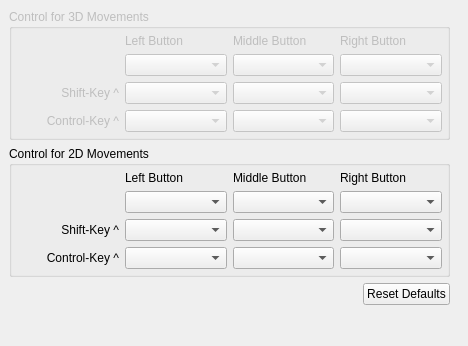
<ui version="4.0" >
 <class>GlobalGraphViewOptions</class>
 <widget class="QWidget" name="GlobalGraphViewOptions" >
  <property name="geometry" >
   <rect>
    <x>0</x>
    <y>0</y>
    <width>468</width>
    <height>346</height>
   </rect>
  </property>
  <property name="windowTitle" >
   <string>Form</string>
  </property>
  <widget class="QStackedWidget" name="stackedWidget" >
   <property name="geometry" >
    <rect>
     <x>0</x>
     <y>0</y>
     <width>459</width>
     <height>376</height>
    </rect>
   </property>
   <property name="currentIndex" >
    <number>0</number>
   </property>
   <widget class="QWidget" name="Camera" >
    <layout class="QGridLayout" >
     <property name="leftMargin" >
      <number>9</number>
     </property>
     <property name="topMargin" >
      <number>9</number>
     </property>
     <property name="rightMargin" >
      <number>9</number>
     </property>
     <property name="bottomMargin" >
      <number>9</number>
     </property>
     <property name="horizontalSpacing" >
      <number>6</number>
     </property>
     <property name="verticalSpacing" >
      <number>6</number>
     </property>
     <item row="0" column="0" >
      <widget class="QGroupBox" name="groupBox_8" >
       <property name="enabled" >
        <bool>false</bool>
       </property>
       <property name="title" >
        <string>Control for 3D Movements</string>
       </property>
       <layout class="QGridLayout" >
        <property name="leftMargin" >
         <number>5</number>
        </property>
        <property name="topMargin" >
         <number>5</number>
        </property>
        <property name="rightMargin" >
         <number>5</number>
        </property>
        <property name="bottomMargin" >
         <number>5</number>
        </property>
        <property name="horizontalSpacing" >
         <number>6</number>
        </property>
        <property name="verticalSpacing" >
         <number>6</number>
        </property>
        <item row="2" column="1" >
         <widget class="QComboBox" name="comboBoxCamera3D_4" >
          <property name="minimumContentsLength" >
           <number>0</number>
          </property>
          <property name="duplicatesEnabled" >
           <bool>false</bool>
          </property>
         </widget>
        </item>
        <item row="1" column="1" >
         <widget class="QComboBox" name="comboBoxCamera3D" >
          <property name="minimumContentsLength" >
           <number>0</number>
          </property>
          <property name="duplicatesEnabled" >
           <bool>false</bool>
          </property>
         </widget>
        </item>
        <item row="3" column="1" >
         <widget class="QComboBox" name="comboBoxCamera3D_7" >
          <property name="minimumContentsLength" >
           <number>0</number>
          </property>
          <property name="duplicatesEnabled" >
           <bool>false</bool>
          </property>
         </widget>
        </item>
        <item row="0" column="1" >
         <widget class="QLabel" name="label_21" >
          <property name="text" >
           <string>Left Button</string>
          </property>
         </widget>
        </item>
        <item row="0" column="3" >
         <widget class="QLabel" name="label_18" >
          <property name="text" >
           <string>Right Button</string>
          </property>
         </widget>
        </item>
        <item row="0" column="2" >
         <widget class="QLabel" name="label_20" >
          <property name="text" >
           <string>Middle Button</string>
          </property>
         </widget>
        </item>
        <item row="3" column="2" >
         <widget class="QComboBox" name="comboBoxCamera3D_8" >
          <property name="minimumContentsLength" >
           <number>0</number>
          </property>
          <property name="duplicatesEnabled" >
           <bool>false</bool>
          </property>
         </widget>
        </item>
        <item row="2" column="2" >
         <widget class="QComboBox" name="comboBoxCamera3D_5" >
          <property name="minimumContentsLength" >
           <number>0</number>
          </property>
          <property name="duplicatesEnabled" >
           <bool>false</bool>
          </property>
         </widget>
        </item>
        <item row="1" column="2" >
         <widget class="QComboBox" name="comboBoxCamera3D_2" >
          <property name="minimumContentsLength" >
           <number>0</number>
          </property>
          <property name="duplicatesEnabled" >
           <bool>false</bool>
          </property>
         </widget>
        </item>
        <item row="3" column="3" >
         <widget class="QComboBox" name="comboBoxCamera3D_9" >
          <property name="minimumContentsLength" >
           <number>0</number>
          </property>
          <property name="duplicatesEnabled" >
           <bool>false</bool>
          </property>
         </widget>
        </item>
        <item row="2" column="3" >
         <widget class="QComboBox" name="comboBoxCamera3D_6" >
          <property name="minimumContentsLength" >
           <number>0</number>
          </property>
          <property name="duplicatesEnabled" >
           <bool>false</bool>
          </property>
         </widget>
        </item>
        <item row="1" column="3" >
         <widget class="QComboBox" name="comboBoxCamera3D_3" >
          <property name="minimumContentsLength" >
           <number>0</number>
          </property>
          <property name="duplicatesEnabled" >
           <bool>false</bool>
          </property>
         </widget>
        </item>
        <item row="3" column="0" >
         <widget class="QLabel" name="label_19" >
          <property name="text" >
           <string>Control-Key ^</string>
          </property>
          <property name="alignment" >
           <set>Qt::AlignRight|Qt::AlignTrailing|Qt::AlignVCenter</set>
          </property>
         </widget>
        </item>
        <item row="2" column="0" >
         <widget class="QLabel" name="label_22" >
          <property name="text" >
           <string>Shift-Key ^</string>
          </property>
          <property name="alignment" >
           <set>Qt::AlignRight|Qt::AlignTrailing|Qt::AlignVCenter</set>
          </property>
         </widget>
        </item>
       </layout>
      </widget>
     </item>
     <item row="2" column="0" >
      <layout class="QHBoxLayout" >
       <property name="spacing" >
        <number>6</number>
       </property>
       <property name="leftMargin" >
        <number>0</number>
       </property>
       <property name="topMargin" >
        <number>0</number>
       </property>
       <property name="rightMargin" >
        <number>0</number>
       </property>
       <property name="bottomMargin" >
        <number>0</number>
       </property>
       <item>
        <spacer>
         <property name="orientation" >
          <enum>Qt::Horizontal</enum>
         </property>
         <property name="sizeHint" >
          <size>
           <width>40</width>
           <height>20</height>
          </size>
         </property>
        </spacer>
       </item>
       <item>
        <widget class="QPushButton" name="resetCameraDefault" >
         <property name="sizePolicy" >
          <sizepolicy vsizetype="Fixed" hsizetype="Fixed" >
           <horstretch>0</horstretch>
           <verstretch>0</verstretch>
          </sizepolicy>
         </property>
         <property name="text" >
          <string>Reset Defaults</string>
         </property>
        </widget>
       </item>
      </layout>
     </item>
     <item row="3" column="0" >
      <spacer>
       <property name="orientation" >
        <enum>Qt::Vertical</enum>
       </property>
       <property name="sizeHint" >
        <size>
         <width>20</width>
         <height>40</height>
        </size>
       </property>
      </spacer>
     </item>
     <item row="1" column="0" >
      <widget class="QGroupBox" name="groupBox_2D" >
       <property name="title" >
        <string>Control for 2D Movements</string>
       </property>
       <layout class="QGridLayout" >
        <property name="leftMargin" >
         <number>5</number>
        </property>
        <property name="topMargin" >
         <number>5</number>
        </property>
        <property name="rightMargin" >
         <number>5</number>
        </property>
        <property name="bottomMargin" >
         <number>5</number>
        </property>
        <property name="horizontalSpacing" >
         <number>6</number>
        </property>
        <property name="verticalSpacing" >
         <number>6</number>
        </property>
        <item row="2" column="1" >
         <widget class="QComboBox" name="comboBoxCamera2D_4" >
          <property name="minimumContentsLength" >
           <number>0</number>
          </property>
          <property name="duplicatesEnabled" >
           <bool>false</bool>
          </property>
         </widget>
        </item>
        <item row="1" column="1" >
         <widget class="QComboBox" name="comboBoxCamera2D" >
          <property name="minimumContentsLength" >
           <number>0</number>
          </property>
          <property name="duplicatesEnabled" >
           <bool>false</bool>
          </property>
         </widget>
        </item>
        <item row="3" column="1" >
         <widget class="QComboBox" name="comboBoxCamera2D_7" >
          <property name="minimumContentsLength" >
           <number>0</number>
          </property>
          <property name="duplicatesEnabled" >
           <bool>false</bool>
          </property>
         </widget>
        </item>
        <item row="0" column="1" >
         <widget class="QLabel" name="label_23" >
          <property name="text" >
           <string>Left Button</string>
          </property>
         </widget>
        </item>
        <item row="0" column="3" >
         <widget class="QLabel" name="label_24" >
          <property name="text" >
           <string>Right Button</string>
          </property>
         </widget>
        </item>
        <item row="0" column="2" >
         <widget class="QLabel" name="label_25" >
          <property name="text" >
           <string>Middle Button</string>
          </property>
         </widget>
        </item>
        <item row="3" column="2" >
         <widget class="QComboBox" name="comboBoxCamera2D_8" >
          <property name="minimumContentsLength" >
           <number>0</number>
          </property>
          <property name="duplicatesEnabled" >
           <bool>false</bool>
          </property>
         </widget>
        </item>
        <item row="2" column="2" >
         <widget class="QComboBox" name="comboBoxCamera2D_5" >
          <property name="minimumContentsLength" >
           <number>0</number>
          </property>
          <property name="duplicatesEnabled" >
           <bool>false</bool>
          </property>
         </widget>
        </item>
        <item row="1" column="2" >
         <widget class="QComboBox" name="comboBoxCamera2D_2" >
          <property name="minimumContentsLength" >
           <number>0</number>
          </property>
          <property name="duplicatesEnabled" >
           <bool>false</bool>
          </property>
         </widget>
        </item>
        <item row="3" column="3" >
         <widget class="QComboBox" name="comboBoxCamera2D_9" >
          <property name="minimumContentsLength" >
           <number>0</number>
          </property>
          <property name="duplicatesEnabled" >
           <bool>false</bool>
          </property>
         </widget>
        </item>
        <item row="2" column="3" >
         <widget class="QComboBox" name="comboBoxCamera2D_6" >
          <property name="minimumContentsLength" >
           <number>0</number>
          </property>
          <property name="duplicatesEnabled" >
           <bool>false</bool>
          </property>
         </widget>
        </item>
        <item row="1" column="3" >
         <widget class="QComboBox" name="comboBoxCamera2D_3" >
          <property name="minimumContentsLength" >
           <number>0</number>
          </property>
          <property name="duplicatesEnabled" >
           <bool>false</bool>
          </property>
         </widget>
        </item>
        <item row="3" column="0" >
         <widget class="QLabel" name="label_26" >
          <property name="text" >
           <string>Control-Key ^</string>
          </property>
          <property name="alignment" >
           <set>Qt::AlignRight|Qt::AlignTrailing|Qt::AlignVCenter</set>
          </property>
         </widget>
        </item>
        <item row="2" column="0" >
         <widget class="QLabel" name="label_27" >
          <property name="text" >
           <string>Shift-Key ^</string>
          </property>
          <property name="alignment" >
           <set>Qt::AlignRight|Qt::AlignTrailing|Qt::AlignVCenter</set>
          </property>
         </widget>
        </item>
       </layout>
      </widget>
     </item>
    </layout>
   </widget>
  </widget>
 </widget>
 <resources/>
 <connections/>
</ui>
